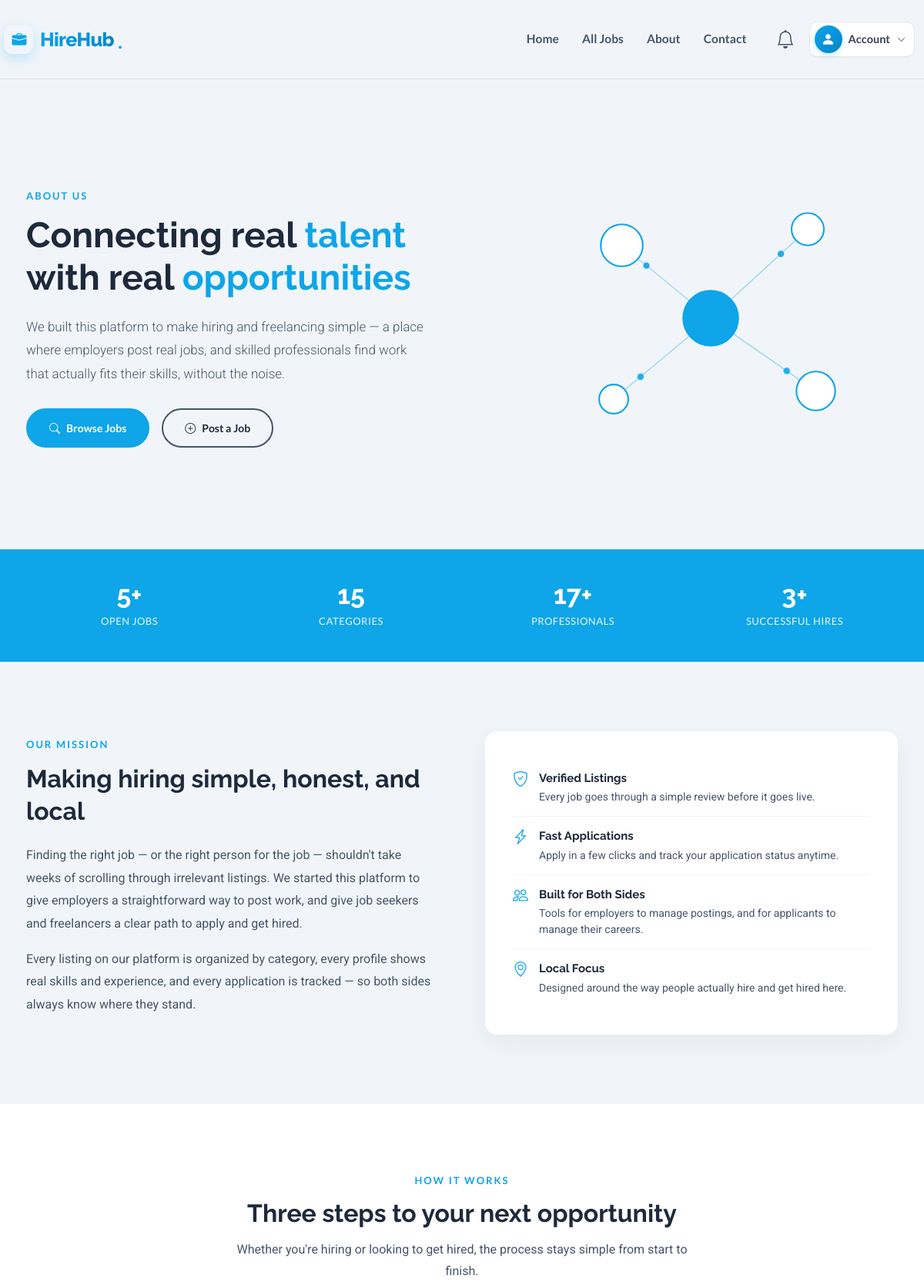
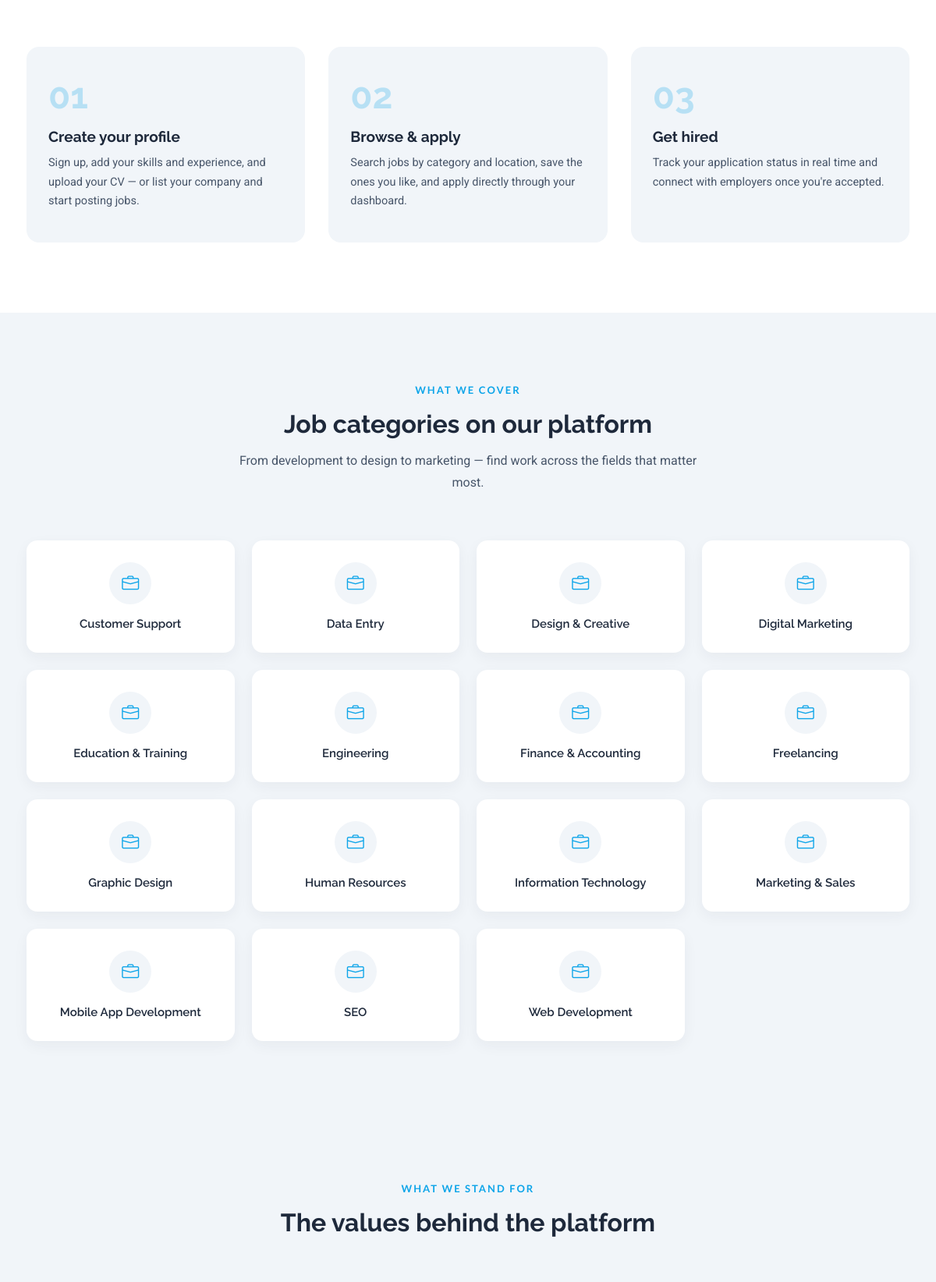
The app's page /about.php (signed in, upper part) with its own data (2 pictures, top to bottom).
### tables this page shows
CREATE TABLE `categories` (
  `id` int(11) NOT NULL,
  `name` varchar(100) NOT NULL
);

### about.php (the view, shortened to what this page needs)
<?php
include("includes/config.php");
$query1 = "SELECT COUNT(*) AS total FROM jobs WHERE status = 'open'";
$result1 = mysqli_query($conn, $query1);
$row1 = mysqli_fetch_assoc($result1);
$totalJobs = (int)$row1['total'];
$query2 = "SELECT COUNT(*) AS total FROM categories";
$result2 = mysqli_query($conn, $query2);
$row2 = mysqli_fetch_assoc($result2);
$totalCategories = (int)$row2['total'];
$query3 = "SELECT COUNT(*) AS total FROM users WHERE role = 'applicant'";
$result3 = mysqli_query($conn, $query3);
$row3 = mysqli_fetch_assoc($result3);
$totalProfessionals = (int)$row3['total'];
$query4 = "SELECT COUNT(*) AS total FROM applications WHERE status = 'accepted'";
$result4 = mysqli_query($conn, $query4);
$row4 = mysqli_fetch_assoc($result4);
$totalHired = (int)$row4['total'];
$categories = [];
$query5 = "SELECT id, name FROM categories ORDER BY name ASC";
$result5 = mysqli_query($conn, $query5);
while ($row5 = mysqli_fetch_assoc($result5)) {
  $row5['icon'] = 'bi-briefcase';
  $categories[] = $row5;
}
?>
<?php include("includes/header.php"); ?>
<main class="about-page">
  <section class="about-hero">
    <div class="container-narrow hero-grid">
      <div>
        <span class="eyebrow">About Us</span>
        <h1>Connecting real <span>talent</span> with real <span>opportunities</span></h1>
        <p class="lead">
          We built this platform to make hiring and freelancing simple —
          a place where employers post real jobs, and skilled professionals
          find work that actually fits their skills, without the noise.
        </p>
        <div class="hero-actions">
          <a href="jobs.php" class="btn-accent"><i class="bi bi-search"></i> Browse Jobs</a>
          <a href="./employer/add-manage-jobs.php" class="btn-outline-accent"><i class="bi bi-plus-circle"></i> Post a Job</a>
        </div>
      </div>
      <div class="hero-network" aria-hidden="true">
      </div>
    </div>
  </section>
  <section class="about-stats">
    <div class="container-narrow">
      <div class="stats-grid">
        <div>
          <div class="stat-number"><?php echo $totalJobs; ?>+</div>
          <div class="stat-label">OPEN JOBS</div>
        </div>
        <div>
          <div class="stat-number"><?php echo $totalCategories; ?></div>
          <div class="stat-label">CATEGORIES</div>
        </div>
        <div>
          <div class="stat-number"><?php echo $totalProfessionals; ?>+</div>
          <div class="stat-label">PROFESSIONALS</div>
        </div>
        <div>
          <div class="stat-number"><?php echo $totalHired; ?>+</div>
          <div class="stat-label">SUCCESSFUL HIRES</div>
        </div>
      </div>
    </div>
  </section>
  <section class="about-mission">
    <div class="container-narrow mission-grid">
      <div>
        <span class="eyebrow">Our Mission</span>
        <h2>Making hiring simple, honest, and local</h2>
        <p>
          Finding the right job — or the right person for the job — shouldn't
          take weeks of scrolling through irrelevant listings. We started this
          platform to give employers a straightforward way to post work, and
          give job seekers and freelancers a clear path to apply and get hired.
        </p>
        <p>
          Every listing on our platform is organized by category, every profile
          shows real skills and experience, and every application is tracked —
          so both sides always know where they stand.
        </p>
      </div>
      <div class="mission-card">
        <ul>
          <li>
            <i class="bi bi-shield-check"></i>
            <div>
              <strong>Verified Listings</strong>
              <span>Every job goes through a simple review before it goes live.</span>
            </div>
          </li>
          <li>
            <i class="bi bi-lightning-charge"></i>
            <div>
              <strong>Fast Applications</strong>
              <span>Apply in a few clicks and track your application status anytime.</span>
            </div>
          </li>
          <li>
            <i class="bi bi-people"></i>
            <div>
              <strong>Built for Both Sides</strong>
              <span>Tools for employers to manage postings, and for applicants to manage their careers.</span>
            </div>
          </li>
          <li>
            <i class="bi bi-geo-alt"></i>
            <div>
              <strong>Local Focus</strong>
              <span>Designed around the way people actually hire and get hired here.</span>
            </div>
          </li>
        </ul>
      </div>
    </div>
  </section>
  <section class="about-steps">
    <div class="container-narrow">
      <div class="section-head">
        <span class="eyebrow">How It Works</span>
        <h2>Three steps to your next opportunity</h2>
        <p>Whether you're hiring or looking to get hired, the process stays simple from start to finish.</p>
      </div>
      <div class="steps-grid">
        <div class="step-card">
          <div class="step-number">01</div>
          <h3>Create your profile</h3>
          <p>Sign up, add your skills and experience, and upload your CV — or list your company and start posting jobs.</p>
        </div>
        <div class="step-card">
          <div class="step-number">02</div>
          <h3>Browse & apply</h3>
          <p>Search jobs by category and location, save the ones you like, and apply directly through your dashboard.</p>
        </div>
        <div class="step-card">
          <div class="step-number">03</div>
          <h3>Get hired</h3>
          <p>Track your application status in real time and connect with employers once you're accepted.</p>
        </div>
      </div>
    </div>
  </section>
  <?php if (!empty($categories)) { ?>
    <section class="about-categories">
      <div class="container-narrow">
        <div class="section-head">
          <span class="eyebrow">What We Cover</span>
          <h2>Job categories on our platform</h2>
          <p>From development to design to marketing — find work across the fields that matter most.</p>
        </div>
        <div class="categories-grid">
          <?php foreach ($categories as $cat) { ?>
            <a href="jobs.php?filter=<?php echo (int)$cat['id']; ?>&submit-filter=1#jobs-section" class="category-chip" style="text-decoration:none;">
              <div class="cat-icon">
                <i class="bi <?php echo $cat['icon']; ?>"></i>
              </div>
              <h4><?php echo htmlspecialchars($cat['name']); ?></h4>
            </a>
          <?php } ?>
        </div>
      </div>
    </section>
  <?php } ?>
  <section class="about-values">
    <div class="container-narrow">
      <div class="section-head">
        <span class="eyebrow">What We Stand For</span>
        <h2>The values behind the platform</h2>
      </div>
    </div>
  </section>
</main>
<?php include "includes/footer.php";  ?>

### records on screen
categories: name "Customer Support"
categories: name "Data Entry"
categories: name "Design & Creative"
categories: name "Digital Marketing"
categories: name "Education & Training"
categories: name "Engineering"
categories: name "Finance & Accounting"
categories: name "Freelancing"
categories: name "Graphic Design"
categories: name "Human Resources"
categories: name "Information Technology"
categories: name "Marketing & Sales"
categories: name "Mobile App Development"
categories: name "SEO"
categories: name "Web Development"

### other values on screen
$totalJobs "5"
$totalCategories "15"
$totalProfessionals "17"
$totalHired "3"
